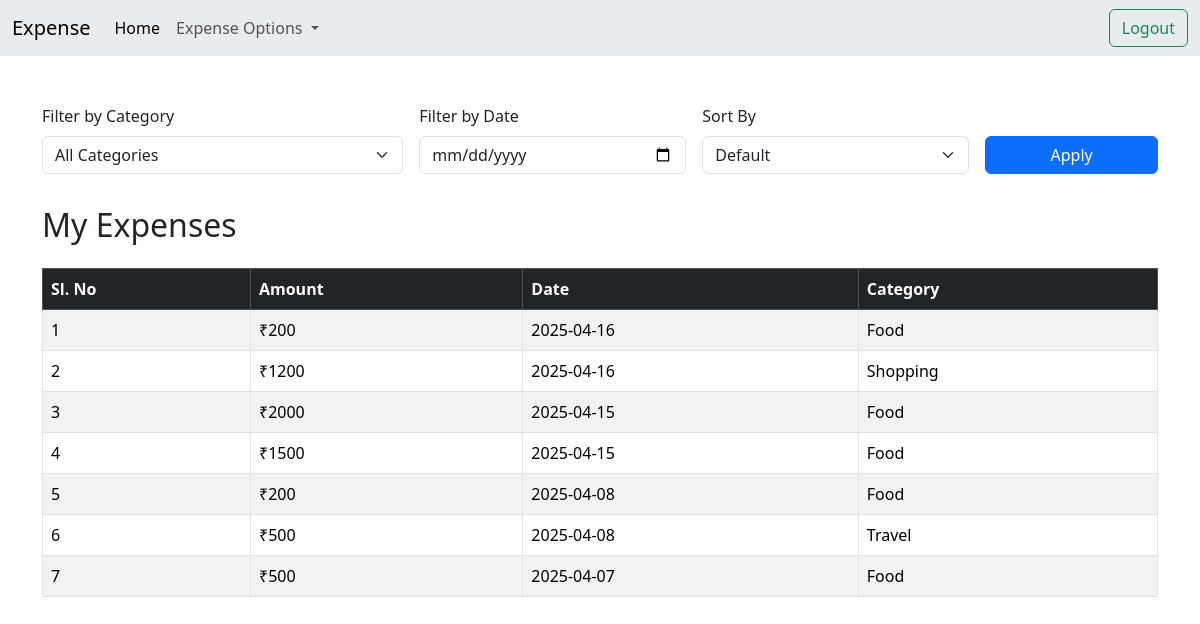
The app's page /index.php (signed in) with its own data.
### tables this page shows
CREATE TABLE `expense` (
  `expense_id` int(20) NOT NULL,
  `user_id` varchar(20) NOT NULL,
  `expense` int(20) NOT NULL,
  `expense_date` varchar(20) NOT NULL,
  `expense_category` int(11) DEFAULT NULL
);

CREATE TABLE `categories` (
  `category_id` int(11) NOT NULL,
  `name` varchar(100) NOT NULL
);

### index.php (the view, shortened to what this page needs)
<?php
require_once "./config.php";
$user_id = $_SESSION['id'];
$sort = $_GET['sort'] ?? '';
$sql = "SELECT e.*, c.name AS category_name
        FROM expense e
        JOIN categories c ON e.expense_category = c.category_id
        WHERE e.user_id = '$user_id'";
switch ($sort) {
  default:
    $sql .= " ORDER BY expense_date DESC";
}
$result = mysqli_query($link, $sql);
?>
<!doctype html>
<html lang="en">
  <head>
    <?php include("./includes/header.php") ?>
    </head>
  <body>
<?php include("./includes/navbar.php") ?>
<div class="container mt-5">
  <div class="row">
    <form method="GET" class="mb-4">
      <div class="row g-3 align-items-end">
        <div class="col-md-4">
          <label for="category" class="form-label">Filter by Category</label>
          <select name="category" id="category" class="form-select">
            <option value="">All Categories</option>
          </select>
        </div>
        <div class="col-md-3">
          <label for="date" class="form-label">Filter by Date</label>
          <input type="date" name="date" id="date" class="form-control" value="<?= htmlspecialchars($_GET['date'] ?? '') ?>">
        </div>
        <div class="col-md-3">
          <label for="sort" class="form-label">Sort By</label>
          <select name="sort" id="sort" class="form-select">
            <option value="">Default</option>
          </select>
        </div>
        <div class="col-md-2">
          <button type="submit" class="btn btn-primary w-100">Apply</button>
        </div>
      </div>
    </form>
  </div>
</div>
<div class="container mt-2">
  <h2 class="mb-4">My Expenses</h2>
  <table class="table table-striped table-bordered">
    <thead class="table-dark">
      <tr>
        <th>Sl. No</th>
        <th>Amount</th>
        <th>Date</th>
        <th>Category</th>
      </tr>
    </thead>
    <tbody>
      <?php
      $count = 1;
      if (mysqli_num_rows($result) > 0) {
        while ($row = mysqli_fetch_assoc($result)) {
          echo "<tr>";
          echo "<td>" . $count++ . "</td>";
          echo "<td>₹" . htmlspecialchars($row['expense']) . "</td>";
          echo "<td>" . htmlspecialchars($row['expense_date']) . "</td>";
          echo "<td>" . htmlspecialchars($row['category_name']) . "</td>";
          echo "</tr>";
        }
      } else {
        echo "<tr><td colspan='4' class='text-center'>No expenses added yet.</td></tr>";
      }
      ?>
    </tbody>
  </table>
</div>
</body>
</html>

### includes/header.php (shortened to what this page needs)
<link href="https://cdn.jsdelivr.net/npm/bootstrap@5.3.5/dist/css/bootstrap.min.css" rel="stylesheet">

### includes/navbar.php (shortened to what this page needs)
<nav class="navbar navbar-expand-lg bg-body-secondary">
  <div class="container-fluid">
    <a class="navbar-brand" href="#">Expense</a>
    <div class="collapse navbar-collapse" id="navbarSupportedContent">
      <ul class="navbar-nav me-auto mb-2 mb-lg-0">
        <li class="nav-item">
          <a class="nav-link active" aria-current="page" href="index.php">Home</a>
        </li>
        <li class="nav-item dropdown">
          <a class="nav-link dropdown-toggle" href="#" role="button" data-bs-toggle="dropdown" aria-expanded="false">
            Expense Options
          </a>
        </li>
      </ul>
      <form class="d-flex" role="search" action="logout.php" method="POST">
        <button class="btn btn-outline-success" type="submit">Logout</button>
      </form>
    </div>
  </div>
</nav>

### records on screen
expense: expense "200", expense_date "2025-04-16", expense_category.name "Food"
expense: expense "1200", expense_date "2025-04-16", expense_category.name "Shopping"
expense: expense "2000", expense_date "2025-04-15", expense_category.name "Food"
expense: expense "1500", expense_date "2025-04-15", expense_category.name "Food"
expense: expense "200", expense_date "2025-04-08", expense_category.name "Food"
expense: expense "500", expense_date "2025-04-08", expense_category.name "Travel"
expense: expense "500", expense_date "2025-04-07", expense_category.name "Food"
